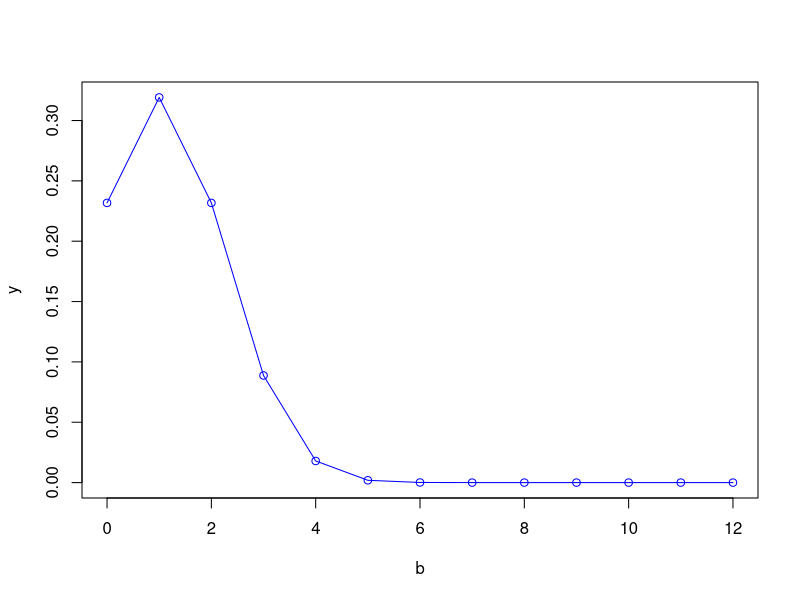

Source code (R):

densitate_gauss = function(m, sigma, a, n)
{
  b = seq(0, a, n)
  #distributia normala standard
  y = dnorm(b, m, sigma) 
  plot(b,y,type="o", col="blue")
  print(y)
  
}

densitate_gauss(1,1.25, 12, 1)


